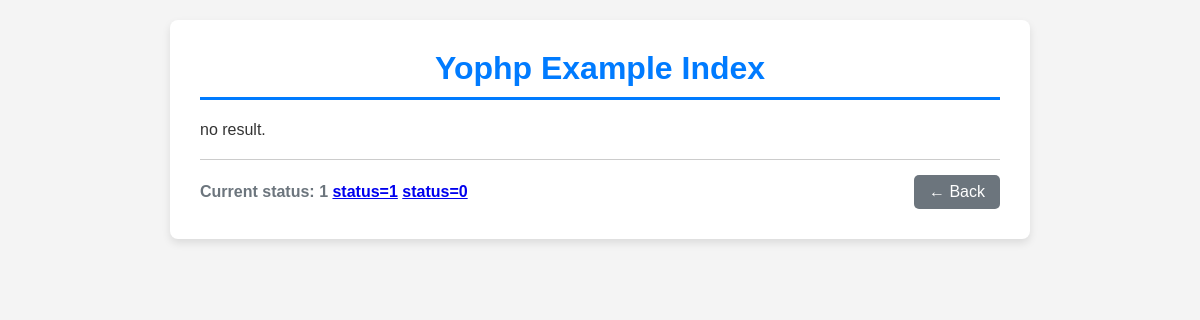
Before: /example/index with the older database file.
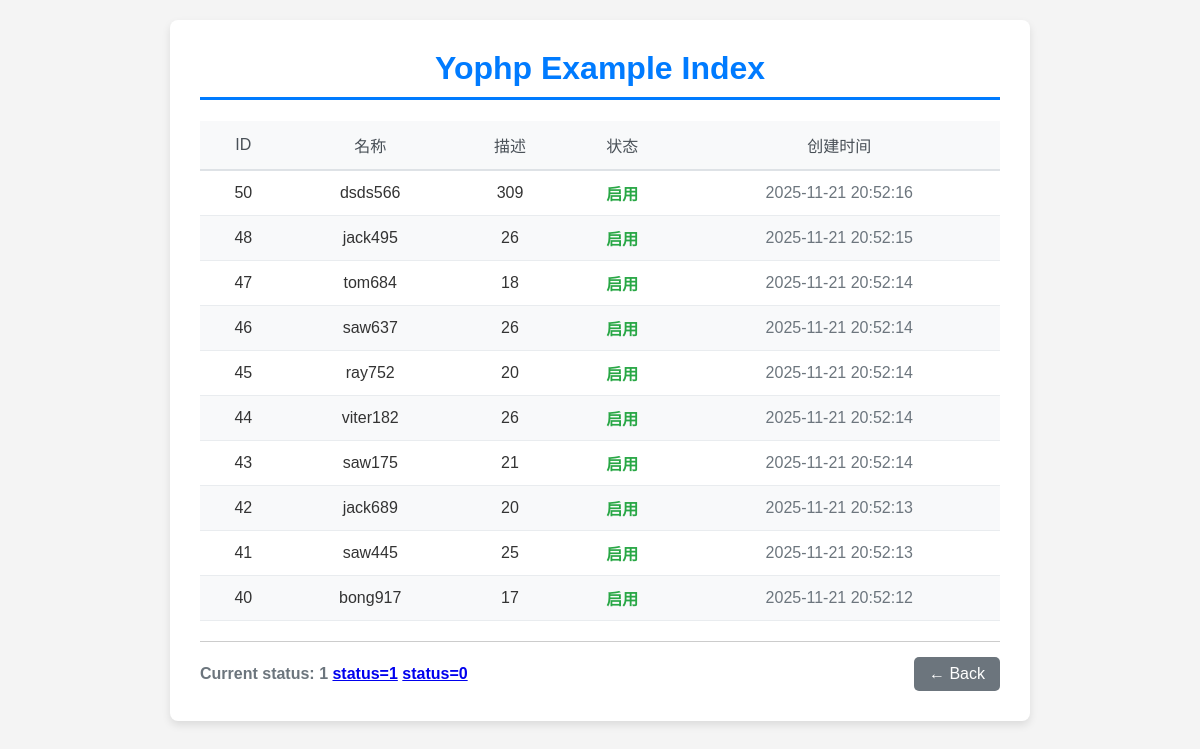
After: the same page with the newer database file.
### tables this page shows
CREATE TABLE `example`  (
  `id` int NOT NULL AUTO_INCREMENT,
  `name` varchar(255) NULL DEFAULT '',
  `desc_txt` text NULL,
  `status` tinyint NULL DEFAULT 0,
  `update_time` timestamp NULL DEFAULT CURRENT_TIMESTAMP ON UPDATE CURRENT_TIMESTAMP,
  `create_time` timestamp NULL DEFAULT CURRENT_TIMESTAMP,
  PRIMARY KEY (`id`) USING BTREE
);

### app/controllers/ExampleController.php (called while the page is built, shortened)
<?php
class ExampleController
{
    public function index()
    {
        $data = array();
        $status = 1;
        $paramInput = array(
            'status' => $status,
        );
        $exampleModel = ExampleModel::getInstance();
        $data['examples'] = $exampleModel->getResult($paramInput, 10, 0, 'id DESC');
        $data['status'] = $status;
        $data['statuss'] = $exampleModel->_statuss;
        $data['title'] = 'Yophp Example Index';
        view()->render('example/index', $data);
    }
}

### framework/init.php (called while the page is built, shortened)
<?php
require FRAMEWORK_DIR.'common.php';
$action = 'index';
$uris = uri();
if(isset($uris[0]) && $uris[0] != 'index.php') {
    $uriCount = 0;
    if ($uris) {
        foreach ($uris as $key => $value) {
            if (!is_numeric($value)) {
                $uriCount++;
            }
        }
    }
    if ($uriCount > 2) {
        $module = $uris[0];
        $controller = $uris[1];
        $action = $uris[2];
    } elseif ($uriCount > 1) {
        if (is_dir(CONTROLLER_DIR . $uris[0])) {
            $module = $uris[0];
            $controller = $uris[1];
        } else {
            $action = $uris[1];
        }
    } elseif ($uriCount > 0) {
        $controller = $uris[0];
    }
}
$classObj = new $controllerName();
$classObj->$action();

### index.php (called while the page is built, shortened)
<?php
require FRAMEWORK_DIR.'init.php';

### framework/Yo_ModelBase.php (called while the page is built, shortened)
<?php
class Yo_ModelBase
{
    protected static $_instances = [];
    protected $tableName;
    protected $db;
    public function __construct()
    {
        $this->db = Yo_PdoMysql::getInstance()->getDb();
    }
    public static function getInstance()
    {
        $className = static::class;
        if (!isset(self::$_instances[$className])) {
            self::$_instances[$className] = new static();
            if (property_exists($className, 'name') && static::$name) {
                self::$_instances[$className]->tableName = static::$name;
            }
        }
        return self::$_instances[$className];
    }
    public function getResult($param=array(), $limit='', $start=0, $orderBy='id DESC')
    {
        $result = array();
        $whereStr = $this->whereStr($param);
        $sql = "SELECT * FROM ". $this->tableName." $whereStr
                ORDER BY $orderBy ";
        if($limit !== '') {
            $sql .= "LIMIT $start, $limit ";
        }
        $sth = $this->db->prepare($sql);
        $sth->execute();
        if ($sth) {
            $result = $sth->fetchAll(PDO::FETCH_ASSOC);
        }
        return $result;
    }
    private function whereStr($param) {
        $whereStr = '';
        if($param && is_array($param)) {
            $whereStr .= ' WHERE ';
            $i = 0;
            foreach($param as $key=>$value) {
                $sy = is_numeric($value) ? '' : "'";
                $keyArray = explode(' ', $key);
                if(count($keyArray) > 1) {
                    $keyName = $keyArray[0];
                    $keySymbol = $keyArray[1];
                    if($keySymbol == 'like') {
                        $whereStr .= "`$keyName` LIKE '%$value%'";
                    } elseif(in_array($keySymbol, array('>', '>=', '<', '<=', '!='))) {
                        $whereStr .= "`$keyName` $keySymbol $sy{$value}$sy";
                    } elseif($keySymbol == 'in') {
                        if($value && is_array($value)) {
                            $whereStr .= "$keyName IN (";
                            foreach ($value as $k=>$v) {
                                if($k > 0) {
                                    $whereStr .= ",";
                                }
                                $sys = is_numeric($v) ? '' : "'";
                                $whereStr .= "$sys{$v}$sys";
                            }
                            $whereStr .= ")";
                        }
                    }
                } else {
                    $whereStr .= "`$key`= $sy{$value}$sy";
                }
            }
        }
        return $whereStr;
    }
}

### framework/Yo_PdoMysql.php (called while the page is built, shortened)
<?php
class Yo_PdoMysql {
    private $_dbh;
    public function getDb() {
        if (!$this->_dbh) {
            try {
				$driverOptions = array(
                    PDO::ATTR_PERSISTENT => true
                );
                $contect = new PDO('mysql:host=' . DB_HOST . ';dbname=' . DB_NAME, DB_USER, DB_PASSWORD, $driverOptions);
                if ($contect) {
                    $this->_dbh = $contect;
                    $this->_dbh->query("SET NAMES 'UTF8'");
                }
            } catch (PDOException $e) {
                if (DEBUG_MODE != 'production') {
                    print "Error!: " . $e->getMessage() . "<br/>";
                }
                die();
            }
        }
        return $this->_dbh;
    }
}
?>

### app/models/ExampleModel.php (called while the page is built, shortened)
<?php
class ExampleModel extends Yo_ModelBase
{
    public function __construct()
    {
        parent::__construct();
    }
}

### framework/common.php (called while the page is built, shortened)
<?php
function loadClass($className)
{
    $modelKey = substr($className, -5, 5);
    $frameworklKey = substr($className, 0, 3);
    if ($modelKey == 'Model') {
        $file = APP_DIR . 'models/' . $className . '.php';
    } elseif ($frameworklKey == 'Yo_') {
        $file = FRAMEWORK_DIR . $className . '.php';
    } else {
        $file = APP_DIR . 'libraries/' . $className . '.php';
        if (file_exists($file)) {
            include_once $file;
        }
    }
}

### app/views/example/index.php (the view)
<?php view()->render('_header', array(
        'title' => $title
));
?>
    <h1 class="main-title"><?php echo $title; ?></h1>
    <div class="data-table-container">
        <?php if ($examples): ?>
        <table class="data-table">
            <thead>
            <tr>
                <th>ID</th>
                <th>名称</th>
                <th>描述</th>
                <th>状态</th>
                <th>创建时间</th>
            </tr>
            </thead>
            <tbody>
                <?php foreach ($examples as $key => $value): ?>
                <tr>
                    <td><?php echo $value['id'] ?></td>
                    <td><?php echo $value['name'] ?></td>
                    <td><?php echo $value['desc_txt'] ?></td>
                    <td class="status-enabled"><?php echo $statuss[$value['status']]; ?></td>
                    <td class="time-text"><?php echo $value['create_time']?></td>
                </tr>
                <?php endforeach; ?>
            </tbody>
        </table>
        <? else: ?>
            no result.
        <?php endif; ?>
    </div>
    <div class="footer-area">
        <div class="current-status">Current status: <?php echo $status; ?> <a href="/example/index/?status=1">status=1</a> <a href="/example/index/?status=0">status=0</a></div>
        <div>
            <a href="/" class="back-link">← Back</a>
        </div>
    </div>
<?php view()->render('_footer'); ?>

### framework/Yo_View.php (shortened to what this page needs)
<?php
class Yo_View
{
    public function render($view, $data=array()) {
        $viewFile = VIEW_DIR.$view.'.php';
        if(file_exists($viewFile)) {
            include $viewFile;
        }
    }
}

### app/views/_header.php (shortened to what this page needs)
<!DOCTYPE html>
<html>
    <head>
        <link href="/asset/css/style.css?2512085" rel="stylesheet" type="text/css" />
    </head>
    <body>
    <div class="container">

### app/views/_footer.php
</div>
</body>
</html>

### asset/css/style.css (style rules this page uses)
body { font-family: Arial, sans-serif; margin: 0; padding: 20px; background-color: #f4f4f4; color: #333; }
.container { max-width: 800px; margin: 0 auto; background-color: #ffffff; padding: 30px; border-radius: 8px; box-shadow: 0 4px 8px rgba(0, 0, 0, 0.1); }
.main-title { color: #007bff; text-align: center; border-bottom: 3px solid #007bff; padding-bottom: 10px; margin-top: 0; }
.data-table-container { margin-bottom: 20px; }
.data-table { width: 100%; border-collapse: collapse; text-align: left; }
.data-table thead tr { background-color: #f8f9fa; border-bottom: 2px solid #dee2e6; }
.data-table th { text-align: center; padding: 12px 15px; color: #495057; font-weight: normal; }
.data-table tbody tr { border-bottom: 1px solid #e9ecef; }
.data-table tbody tr:nth-child(even) { background-color: #f8f9fa; }
.data-table td { text-align: center; padding: 10px 15px; }
.status-enabled { color: #28a745; font-weight: bold; }
.time-text { color: #6c757d; }
.footer-area { padding-top: 15px; border-top: 1px solid #ccc; display: flex; justify-content: space-between; align-items: center; }
.current-status { font-weight: bold; color: #6c757d; }
.back-link { text-decoration: none; padding: 8px 15px; background-color: #6c757d; color: white; border-radius: 5px; display: inline-block; }

Changed rows visible on the page:
added example: id "50", name "dsds566", desc_txt "309", status "启用", create_time "2025-11-21 20:52:16"
added example: id "48", name "jack495", desc_txt "26", status "启用", create_time "2025-11-21 20:52:15"
added example: id "47", name "tom684", desc_txt "18", status "启用", create_time "2025-11-21 20:52:14"
added example: id "46", name "saw637", desc_txt "26", status "启用", create_time "2025-11-21 20:52:14"
added example: id "45", name "ray752", desc_txt "20", status "启用", create_time "2025-11-21 20:52:14"
added example: id "44", name "viter182", desc_txt "26", status "启用", create_time "2025-11-21 20:52:14"
added example: id "43", name "saw175", desc_txt "21", status "启用", create_time "2025-11-21 20:52:14"
added example: id "42", name "jack689", desc_txt "20", status "启用", create_time "2025-11-21 20:52:13"
added example: id "41", name "saw445", desc_txt "25", status "启用", create_time "2025-11-21 20:52:13"
added example: id "40", name "bong917", desc_txt "17", status "启用", create_time "2025-11-21 20:52:12"
Other visible differences:
text no longer shown: "no result."
text now shown: "ID 名称 描述 状态 创建时间"
